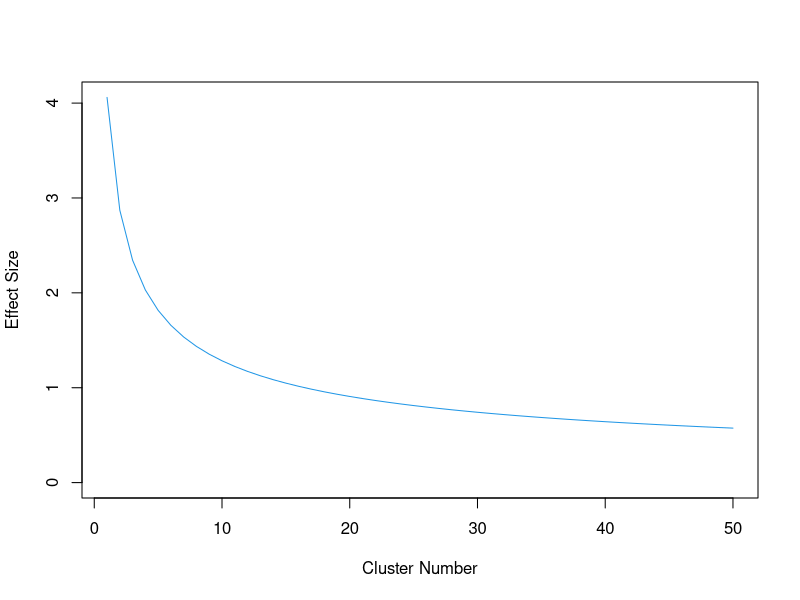
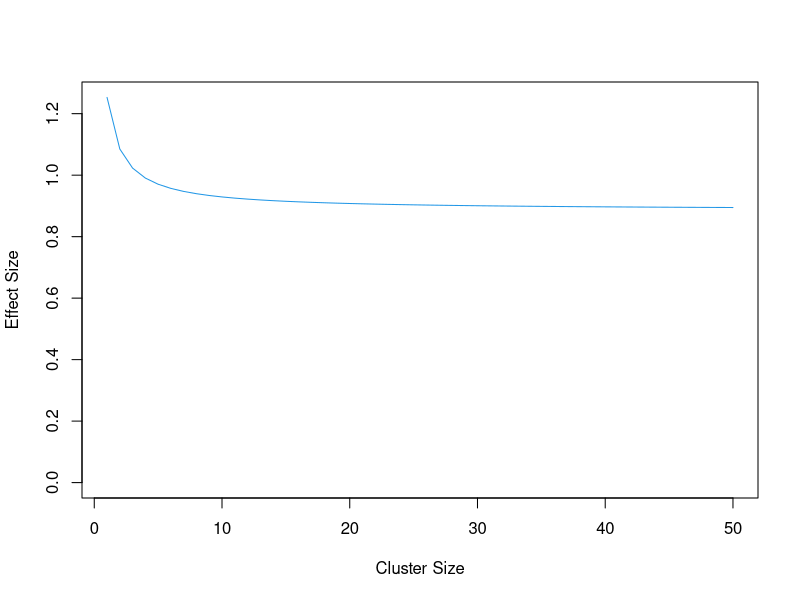
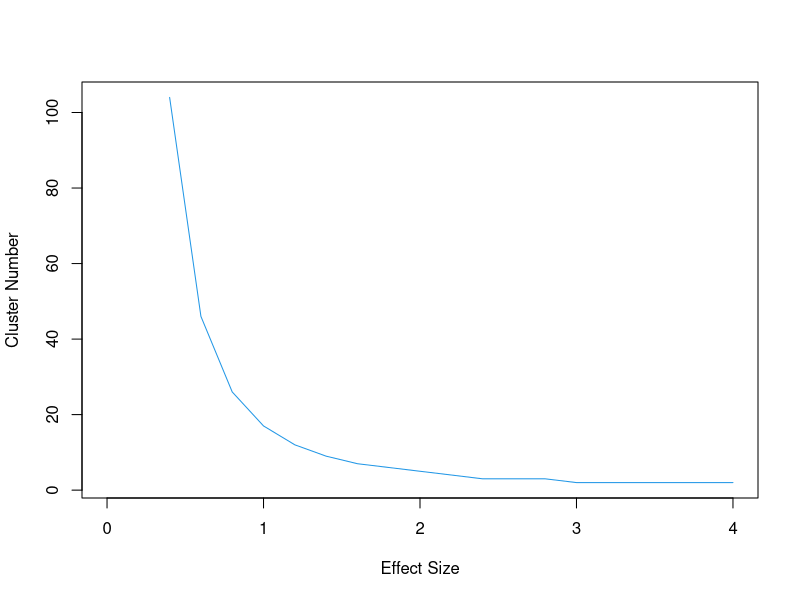
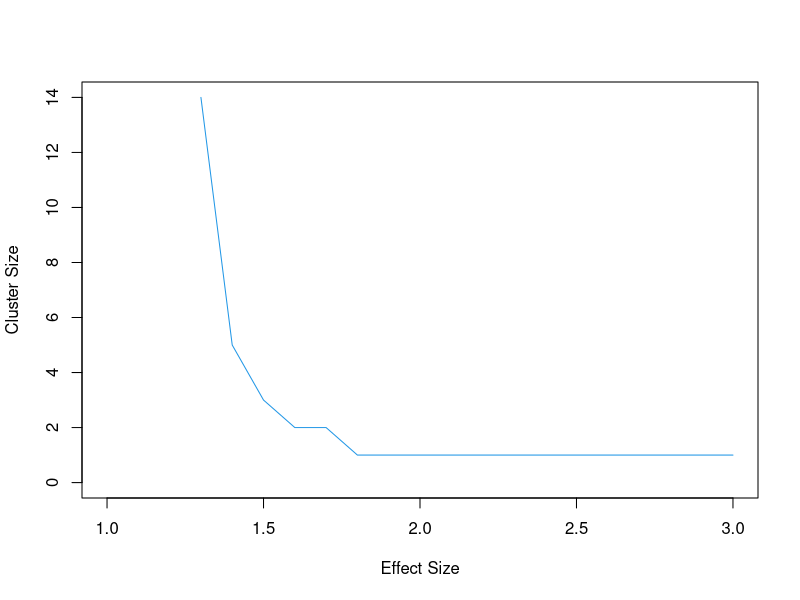
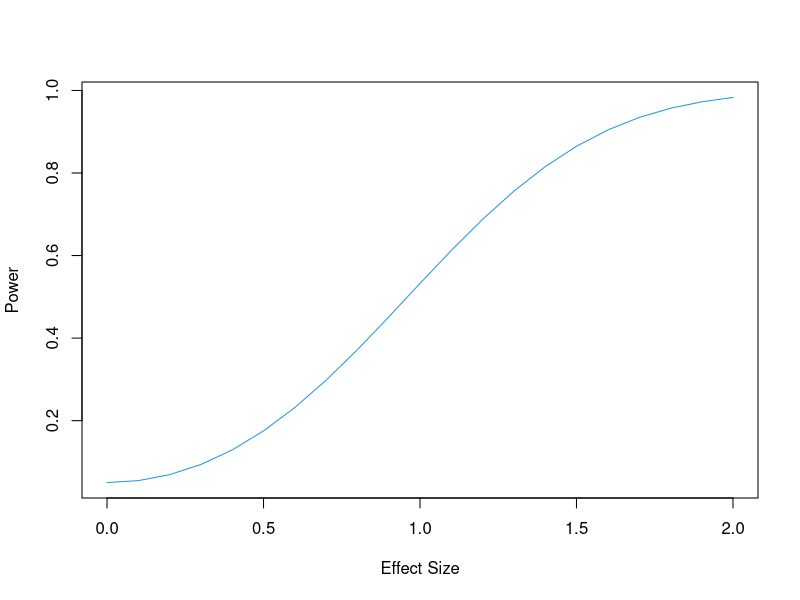
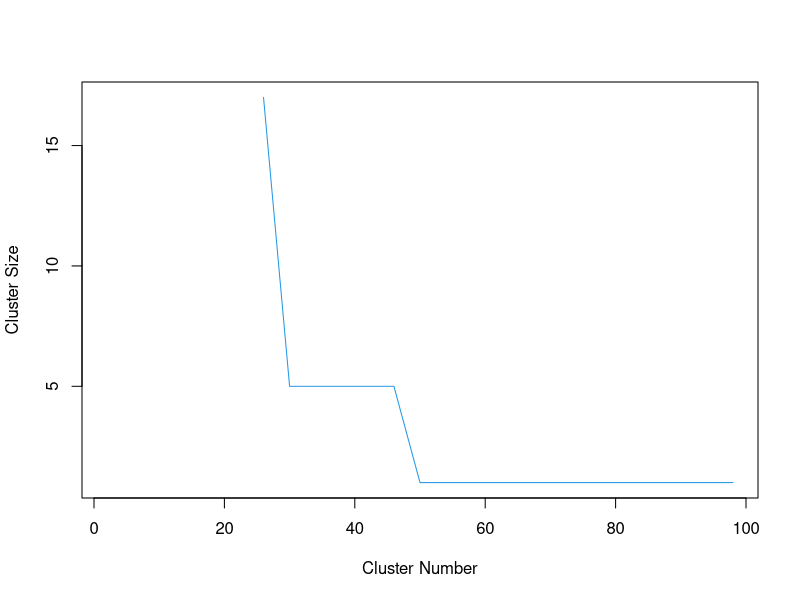
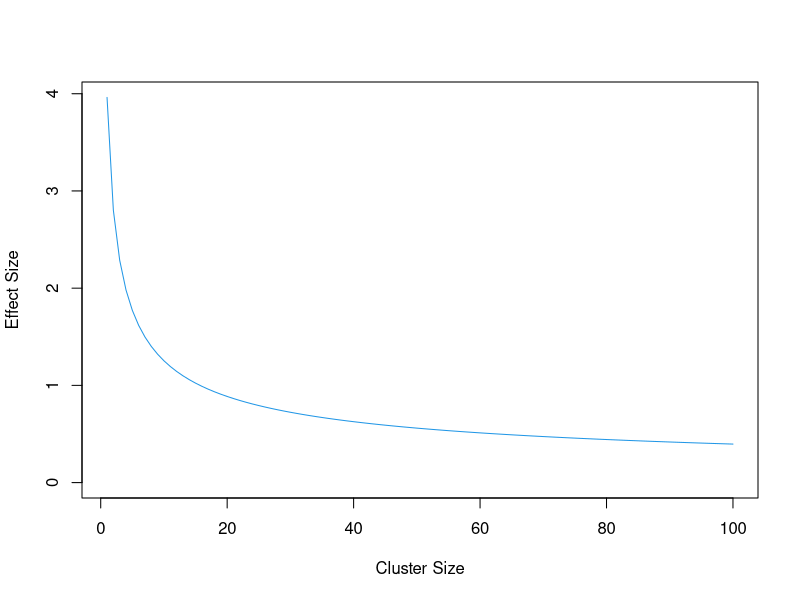
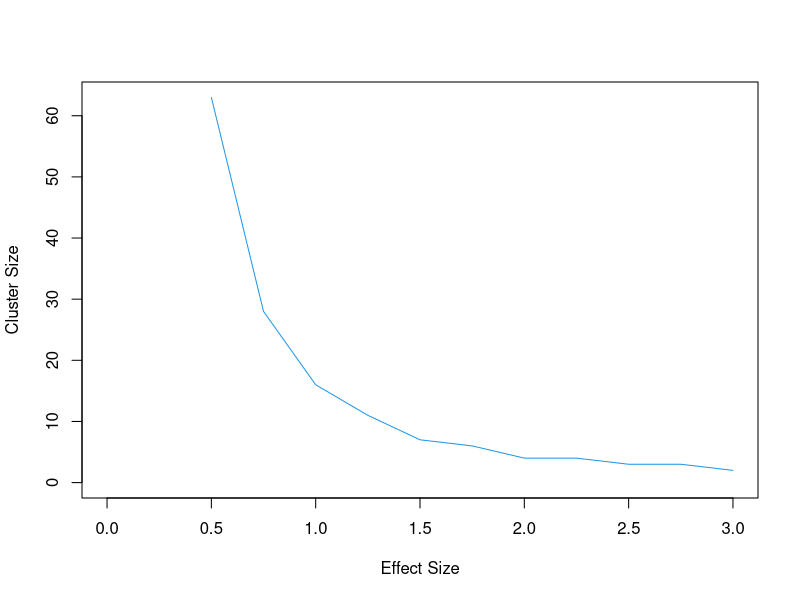

Recreate these plots in R, in order.

rm (list = ls())


############################
##    Helper Functions    ##

##Functional form for R to do root-finding for effect size
helper_effsize <- function (eff.size, cluster.num, cluster.size, power){
  N = cluster.size*cluster.num
  invV = solve(resid.var*diag(cluster.size) + cluster.var)
  a = sum(invV[,1])
  V = solve( cbind ( c(2*N*a, N*a), rep(N*a, 2)) )
  SE = sqrt(V[2,2])
  1+pnorm (qnorm(alpha/2)-eff.size/SE) - pnorm (qnorm(1-alpha/2)-eff.size/SE)-power
}

##Function to calculate power
helper_power <- function (eff.size, cluster.num, cluster.size){
  N = cluster.size*cluster.num
  invV = solve(resid.var*diag(cluster.size) + cluster.var)
  a = sum(invV[,1])
  V = solve( cbind ( c(2*N*a, N*a), rep(N*a, 2)) )
  SE = sqrt(V[2,2])
  1+pnorm (qnorm(alpha/2)-eff.size/SE) - pnorm (qnorm(1-alpha/2)-eff.size/SE)
}


### Functions to loop through a variable 
ctsClus_getEffectSize_clusterNum <- function (clusterNum.list){
  f = function(x){ uniroot (helper_effsize, interval = c(0, 100), cluster.size, cluster.num = x, power)$root}
  sapply(clusterNum.list, function(x){f(x)} )
}

ctsClus_getEffectSize_clusterSize <- function (clusterSize.list){
  f = function(x){ uniroot (helper_effsize, interval = c(0, 100), cluster.size = x, cluster.num, power)$root}
  sapply(clusterSize.list, function(x){f(x)} )
}

ctsClus_getclusterSize_effectSize <- function (effectSize.list){
  
  clusterSize.seq = 1:200
  f = function(y){ 
    power.list = sapply(clusterSize.seq, 
                        function(x){helper_power(eff.size = y, cluster.num, cluster.size=x )} ) 
    check = power.list > power
    if ( sum(check)>=1 ){ clusterSize.seq[min(which(check))]} else{NA}
  }
  sapply(effectSize.list, function(x){f(x)} )
}  

ctsClus_getclusterNum_effectSize <- function (effectSize.list){

  clusterNum.seq = 1:200
  f = function(y){ 
    power.list = sapply(clusterNum.seq, 
                        function(x){helper_power(eff.size = y, cluster.num=x, cluster.size )} ) 
    check = power.list > power
    if ( sum(check)>=1 ){ clusterNum.seq[min(which(check))]} else{NA}
  }
  sapply(effectSize.list, function(x){f(x)} )
}  

ctsClus_getpower_effectSize <- function (effectSize.list){
  sapply(effectSize.list, function(x){
    helper_power (eff.size=x, cluster.num, cluster.size) } 
  )
}  
  
ctsClus_getClusterSize_clusterNum <- function (clusterNum.list){
  
  clusterSize.seq = seq(1, 200, by = 4)
  f = function(y){ 
    power.list = sapply(clusterSize.seq, 
                        function(x){helper_power(eff.size = effsize, cluster.num=y, cluster.size=x )} ) 
    check = power.list > power
    if ( sum(check)>=1 ){ clusterSize.seq[min(which(check))]} else{NA}
  }
  sapply(clusterNum.list, function(x){f(x)} )
}



#######################################
#####           EXAMPLES          #####
#######################################

#Inputs ALWAYS specified by user
resid.var = 1
alpha = 0.05
power = 0.80

#Either ICC or variance
cluster.var = NULL
cluster.ICC = 0.5
if ( is.null(cluster.var) ) {cluster.var = cluster.ICC*resid.var/(1-cluster.ICC)}

### Option 1 ###
# Cluster size fixed
# Effect size as a function of Cluster Num
cluster.size = 20
clusterNums = seq(1, 50, 1)
fit = ctsClus_getEffectSize_clusterNum ( clusterNums )
plot (fit~clusterNums, ylab = c("Effect Size"), xlab = "Cluster Number", type="l", col = 4, ylim = c(0, max(fit)))

### Option 2 ###
# Cluster number fixed
# Effect size as a function of Cluster size
cluster.num = 20
clusterSizes = 1:50
fit = ctsClus_getEffectSize_clusterSize ( clusterSizes )
plot (fit~clusterSizes, ylab = c("Effect Size"), xlab = "Cluster Size", type="l", col = 4, ylim = c(0, max(fit)))

### Option 3 ###
# Cluster size fixed
# Cluster number as a function of effect size
cluster.size = 20
EffectSizes = seq(0, 4, by = 0.2)
fit = ctsClus_getclusterNum_effectSize ( EffectSizes)
plot (fit~EffectSizes, xlab = c("Effect Size"), ylab = "Cluster Number", type="l", col = 4)


### Option 4 ###
# Cluster number is fixed
# Cluster size as a function of effect size
cluster.num = 10
EffectSizes = seq(1, 3, by = 0.1)
fit = ctsClus_getclusterSize_effectSize ( EffectSizes)
plot (fit~EffectSizes, xlab = c("Effect Size"), ylab = "Cluster Size", type="l", col = 4, ylim = c(0, max(fit,na.rm=T)))

### Option 5 ###
# Cluster number is fixed
# Cluster size is fixed
# Power as a function of effect size
cluster.num = 10
cluster.size = 5
EffectSizes = seq(0, 2, by = 0.1)
fit = ctsClus_getpower_effectSize (EffectSizes)
plot (fit~EffectSizes, ylab = "Power", xlab = "Effect Size", type = "l", col = 4)

### Option 6 ###
# Power is fixed
# Effect size if fixed
# Cluster size as a function of cluster number
power = 0.8
effsize = 0.8
ClusterNums = seq(2, 100, by = 4)
fit = ctsClus_getClusterSize_clusterNum (ClusterNums )
plot (fit~ClusterNums, ylab = "Cluster Size", xlab = "Cluster Number", type = "l", col = 4)

### Option 7 ###
# Non-clustered case
# Cluster number = 1 
# Set cluster variance = 0
# Effect size as a function of Cluster size
cluster.num = 1
cluster.var = 0
clusterSizes = 1:100
fit = ctsClus_getEffectSize_clusterSize ( clusterSizes )
plot (fit~clusterSizes, ylab = c("Effect Size"), xlab = "Cluster Size", type="l", col = 4, ylim = c(0, max(fit)))

### Option 8 ###
# Non-clustered case
# Cluster number = 1
# Cluster size as a function of effect size
cluster.num = 1
cluster.var = 0
EffectSizes = seq(0, 3, by = 0.25)
fit = ctsClus_getclusterSize_effectSize ( EffectSizes)
plot (fit~EffectSizes, xlab = c("Effect Size"), ylab = "Cluster Size", type="l", col = 4, ylim = c(0, max(fit,na.rm=T)))

### Option 9 ###
# Non-clustered case
# Cluster number = 1
# Cluster size is fixed
# Power as a function of effect size
cluster.num = 1
cluster.size = 20
cluster.var = 0
EffectSizes = seq(0, 2, by = 0.1)
fit = ctsClus_getpower_effectSize (EffectSizes)
plot (fit~EffectSizes, ylab = "Power", xlab = "Effect Size", type = "l", col = 4)
